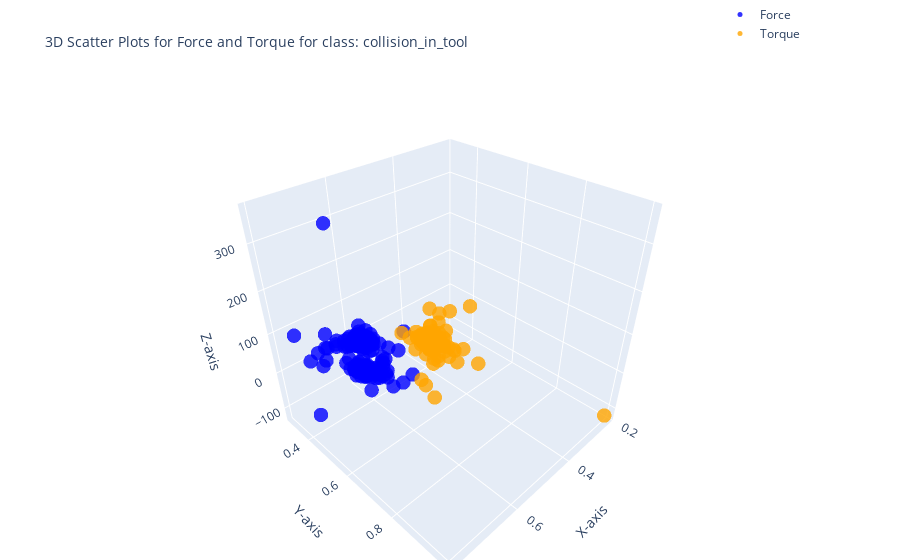

Notebook code cell kept with this figure:
### Code cell
import plotly.graph_objects as go
class_name = unique_classes[1]
df_fr_collision=class_dfs[class_name]
# 3D scatter plot for Force (Fx, Fy, Fz)
force_plot = go.Scatter3d(
    x=df_fr_collision['Fx'],
    y=df_fr_collision['Fy'],
    z=df_fr_collision['Fz'],
    mode='markers',
    marker=dict(size=5, color='blue', opacity=0.8),
    name='Force'
)

# 3D scatter plot for Torque (Tx, Ty, Tz)
torque_plot = go.Scatter3d(
    x=df_fr_collision['Tx'],
    y=df_fr_collision['Ty'],
    z=df_fr_collision['Tz'],
    mode='markers',
    marker=dict(size=5, color='orange', opacity=0.8),
    name='Torque'
)

# Create subplots
fig = go.Figure()

# Add Force plot
fig.add_trace(force_plot)
fig.add_trace(torque_plot)

# Layout settings
fig.update_layout(
    title='3D Scatter Plots for Force and Torque for class: ' + class_name,
    title_font=dict(size=14),  # Change the title font size
    scene=dict(
        xaxis_title='X-axis',
        yaxis_title='Y-axis',
        zaxis_title='Z-axis'
    ),
    legend=dict(x=0.8, y=1.2),
    margin=dict(l=0, r=0, b=0, t=40)
)

fig.show()

### Figure 1 — Plotly figure (JSON) as saved in the notebook; plotly's stock layout.template omitted (floating-point values rounded to 4 significant figures; data arrays with more than 128 entries replaced by an {"elided": "..."} marker saying what was removed)
{"data": [{"marker": {"color": "blue", "opacity": 0.8, "size": 5}, "mode": "markers", "name": "Force", "type": "scatter3d", "x": {"elided": "390 float values"}, "y": {"elided": "390 float values"}, "z": {"elided": "390 int values"}}, {"marker": {"color": "orange", "opacity": 0.8, "size": 5}, "mode": "markers", "name": "Torque", "type": "scatter3d", "x": {"elided": "390 float values"}, "y": {"elided": "390 float values"}, "z": {"elided": "390 int values"}}], "layout": {"legend": {"x": 0.8, "y": 1.2}, "margin": {"b": 0, "l": 0, "r": 0, "t": 40}, "scene": {"xaxis": {"title": {"text": "X-axis"}}, "yaxis": {"title": {"text": "Y-axis"}}, "zaxis": {"title": {"text": "Z-axis"}}}, "title": {"font": {"size": 14}, "text": "3D Scatter Plots for Force and Torque for class: collision_in_tool"}}}
